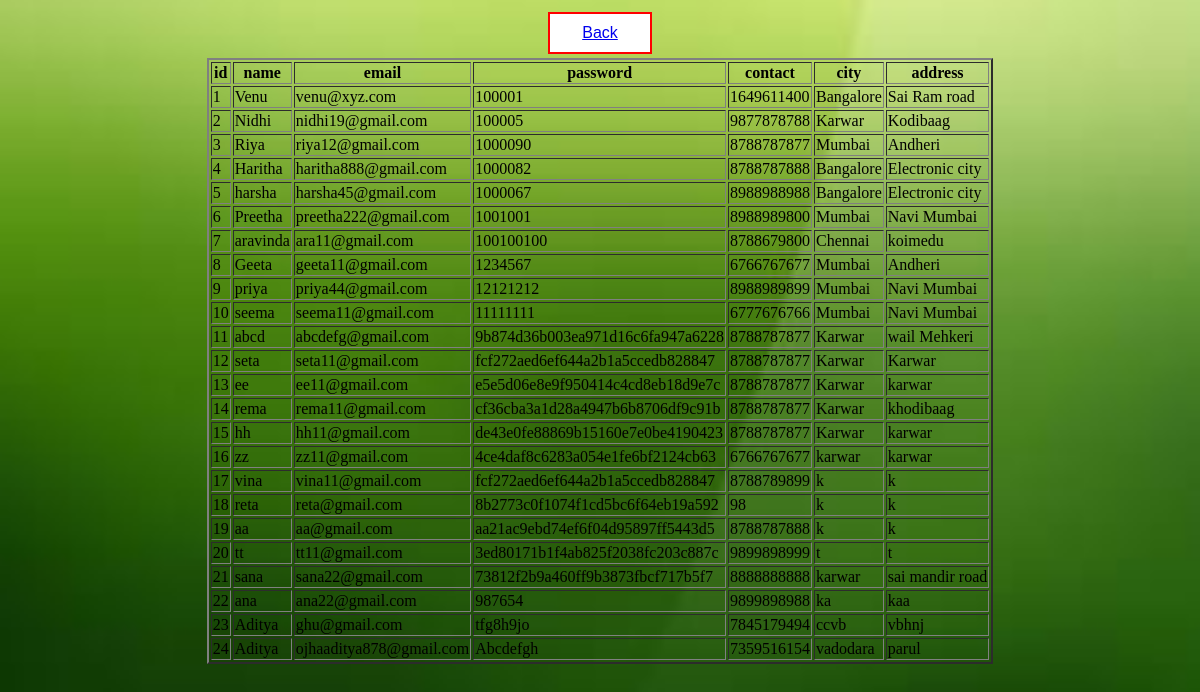
/admin/users.php, run on the app's committed database.
### tables this page shows
CREATE TABLE `users` (
  `id` int(11) NOT NULL,
  `name` varchar(255) NOT NULL,
  `email` varchar(255) NOT NULL,
  `password` varchar(255) NOT NULL,
  `contact` varchar(255) NOT NULL,
  `city` varchar(255) NOT NULL,
  `address` varchar(255) NOT NULL
);

### admin/users.php (the view, shortened to what this page needs)
<html>
    <head>
    </head>
    <body>
<center>
    <div class="container">
        <form action="" method="POST">
            <table border="2">
                <tr>
                    <th>id</th>
                    <th>name</th>
                    <th>email</th>
                    <th>password</th>
                    <th>contact</th>
                    <th>city</th>
                    <th>address</th>
                </tr>
                <button class="button button5"><a href="index.html">Back</a></button>
        </form>
<?php
$con=mysqli_connect('localhost','root','');
    $query="SELECT * FROM `users`";
    $query_run=mysqli_query($con,$query);
   while($row=mysqli_fetch_array($query_run))
    {
        ?>
        <tr>
            <td><?php   echo $row['id'];?></td>
            <td><?php   echo $row['name'];?></td>
            <td><?php   echo $row['email'];?></td>
            <td><?php   echo $row['password'];?></td>
            <td><?php   echo $row['contact'];?></td>
            <td><?php   echo $row['city'];?></td>
            <td><?php   echo $row['address'];?></td>
    </tr>
        <?php
    }
?>
</center>
</body>
</html>

### admin/users.php (style rules this page uses)
.button { background-color: red; border: none; color: white; padding: 10px 32px; text-align: center; font-size: 16px; margin: 4px 2px; transition-duration: 0.9s; cursor: pointer; }
.button5 { background-color: white; color: blue; border: 2px solid red; }
body { background: url('h.jpg'); background-size: 100%; background-repeat: no-repeat; }

### data on the page
users: id "1", name "Venu", email "venu@xyz.com", password "100001", contact "1649611400", city "Bangalore", address "Sai Ram road"
users: id "2", name "Nidhi", email "nidhi19@gmail.com", password "100005", contact "9877878788", city "Karwar", address "Kodibaag"
users: id "3", name "Riya", email "riya12@gmail.com", password "1000090", contact "8788787877", city "Mumbai", address "Andheri"
users: id "4", name "Haritha", email "haritha888@gmail.com", password "1000082", contact "8788787888", city "Bangalore", address "Electronic city"
users: id "5", name "harsha", email "harsha45@gmail.com", password "1000067", contact "8988988988", city "Bangalore", address "Electronic city"
users: id "6", name "Preetha", email "preetha222@gmail.com", password "1001001", contact "8988989800", city "Mumbai", address "Navi Mumbai"
users: id "7", name "aravinda", email "ara11@gmail.com", password "100100100", contact "8788679800", city "Chennai", address "koimedu"
users: id "8", name "Geeta", email "geeta11@gmail.com", password "1234567", contact "6766767677", city "Mumbai", address "Andheri"
users: id "9", name "priya", email "priya44@gmail.com", password "12121212", contact "8988989899", city "Mumbai", address "Navi Mumbai"
users: id "10", name "seema", email "seema11@gmail.com", password "11111111", contact "6777676766", city "Mumbai", address "Navi Mumbai"
users: id "11", name "abcd", email "abcdefg@gmail.com", password "9b874d36b003ea971d16c6fa947a6228", contact "8788787877", city "Karwar", address "wail Mehkeri"
users: id "12", name "seta", email "seta11@gmail.com", password "fcf272aed6ef644a2b1a5ccedb828847", contact "8788787877", city "Karwar", address "Karwar"
users: id "13", name "ee", email "ee11@gmail.com", password "e5e5d06e8e9f950414c4cd8eb18d9e7c", contact "8788787877", city "Karwar", address "karwar"
users: id "14", name "rema", email "rema11@gmail.com", password "cf36cba3a1d28a4947b6b8706df9c91b", contact "8788787877", city "Karwar", address "khodibaag"
users: id "15", name "hh", email "hh11@gmail.com", password "de43e0fe88869b15160e7e0be4190423", contact "8788787877", city "Karwar", address "karwar"
users: id "16", name "zz", email "zz11@gmail.com", password "4ce4daf8c6283a054e1fe6bf2124cb63", contact "6766767677", city "karwar", address "karwar"
users: id "17", name "vina", email "vina11@gmail.com", password "fcf272aed6ef644a2b1a5ccedb828847", contact "8788789899", city "k", address "k"
users: id "18", name "reta", email "reta@gmail.com", password "8b2773c0f1074f1cd5bc6f64eb19a592", contact "98", city "k", address "k"
users: id "19", name "aa", email "aa@gmail.com", password "aa21ac9ebd74ef6f04d95897ff5443d5", contact "8788787888", city "k", address "k"
users: id "20", name "tt", email "tt11@gmail.com", password "3ed80171b1f4ab825f2038fc203c887c", contact "9899898999", city "t", address "t"
users: id "21", name "sana", email "sana22@gmail.com", password "73812f2b9a460ff9b3873fbcf717b5f7", contact "8888888888", city "karwar", address "sai mandir road"
users: id "22", name "ana", email "ana22@gmail.com", password "987654", contact "9899898988", city "ka", address "kaa"
users: id "23", name "Aditya", email "ghu@gmail.com", password "tfg8h9jo", contact "7845179494", city "ccvb", address "vbhnj"
users: id "24", name "Aditya", email "ojhaaditya878@gmail.com", password "Abcdefgh", contact "7359516154", city "vadodara", address "parul"
